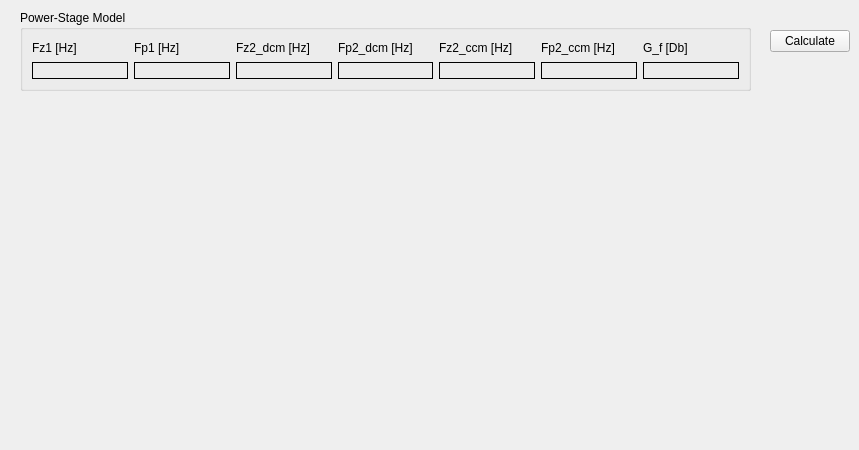
    <widget class="QWidget" name="PowerStageModel">
     <attribute name="title">
      <string>Power Stage Model</string>
     </attribute>
     <widget class="QGroupBox" name="groupBox_34">
      <property name="geometry">
       <rect>
        <x>20</x>
        <y>10</y>
        <width>731</width>
        <height>81</height>
       </rect>
      </property>
      <property name="title">
       <string>Power-Stage Model</string>
      </property>
      <layout class="QGridLayout" name="gridLayout_37">
       <item row="0" column="6">
        <widget class="QLabel" name="label_788">
         <property name="text">
          <string>G_f [Db]</string>
         </property>
        </widget>
       </item>
       <item row="0" column="0">
        <widget class="QLabel" name="label_789">
         <property name="text">
          <string>Fz1 [Hz]</string>
         </property>
        </widget>
       </item>
       <item row="0" column="5">
        <widget class="QLabel" name="label_790">
         <property name="text">
          <string>Fp2_ccm [Hz]</string>
         </property>
        </widget>
       </item>
       <item row="0" column="3">
        <widget class="QLabel" name="label_791">
         <property name="text">
          <string>Fp2_dcm [Hz]</string>
         </property>
        </widget>
       </item>
       <item row="0" column="2">
        <widget class="QLabel" name="label_792">
         <property name="text">
          <string>Fz2_dcm [Hz]</string>
         </property>
        </widget>
       </item>
       <item row="0" column="1">
        <widget class="QLabel" name="label_793">
         <property name="text">
          <string>Fp1 [Hz]</string>
         </property>
        </widget>
       </item>
       <item row="0" column="4">
        <widget class="QLabel" name="label_794">
         <property name="text">
          <string>Fz2_ccm [Hz]</string>
         </property>
        </widget>
       </item>
       <item row="1" column="0">
        <widget class="QLabel" name="PSMFz1">
         <property name="frameShape">
          <enum>QFrame::Box</enum>
         </property>
         <property name="text">
          <string/>
         </property>
        </widget>
       </item>
       <item row="1" column="1">
        <widget class="QLabel" name="PSMFp1">
         <property name="frameShape">
          <enum>QFrame::Box</enum>
         </property>
         <property name="text">
          <string/>
         </property>
        </widget>
       </item>
       <item row="1" column="2">
        <widget class="QLabel" name="PSMFz2dcm">
         <property name="frameShape">
          <enum>QFrame::Box</enum>
         </property>
         <property name="text">
          <string/>
         </property>
        </widget>
       </item>
       <item row="1" column="3">
        <widget class="QLabel" name="PSMFp2dcm">
         <property name="frameShape">
          <enum>QFrame::Box</enum>
         </property>
         <property name="text">
          <string/>
         </property>
        </widget>
       </item>
       <item row="1" column="4">
        <widget class="QLabel" name="PSMFz2ccm">
         <property name="frameShape">
          <enum>QFrame::Box</enum>
         </property>
         <property name="text">
          <string/>
         </property>
        </widget>
       </item>
       <item row="1" column="5">
        <widget class="QLabel" name="PSMFp2ccm">
         <property name="frameShape">
          <enum>QFrame::Box</enum>
         </property>
         <property name="text">
          <string/>
         </property>
        </widget>
       </item>
       <item row="1" column="6">
        <widget class="QLabel" name="PSMGf">
         <property name="frameShape">
          <enum>QFrame::Box</enum>
         </property>
         <property name="text">
          <string/>
         </property>
        </widget>
       </item>
      </layout>
     </widget>
     <widget class="QCustomPlot" name="PSMGraph" native="true">
      <property name="geometry">
       <rect>
        <x>20</x>
        <y>110</y>
        <width>771</width>
        <height>161</height>
       </rect>
      </property>
     </widget>
     <widget class="QPushButton" name="CalcPSMPushButton">
      <property name="geometry">
       <rect>
        <x>770</x>
        <y>30</y>
        <width>80</width>
        <height>22</height>
       </rect>
      </property>
      <property name="text">
       <string>Calculate</string>
      </property>
     </widget>
     <widget class="QCustomPlot" name="OptoGraph" native="true">
      <property name="geometry">
       <rect>
        <x>20</x>
        <y>280</y>
        <width>771</width>
        <height>161</height>
       </rect>
      </property>
     </widget>
    </widget>
